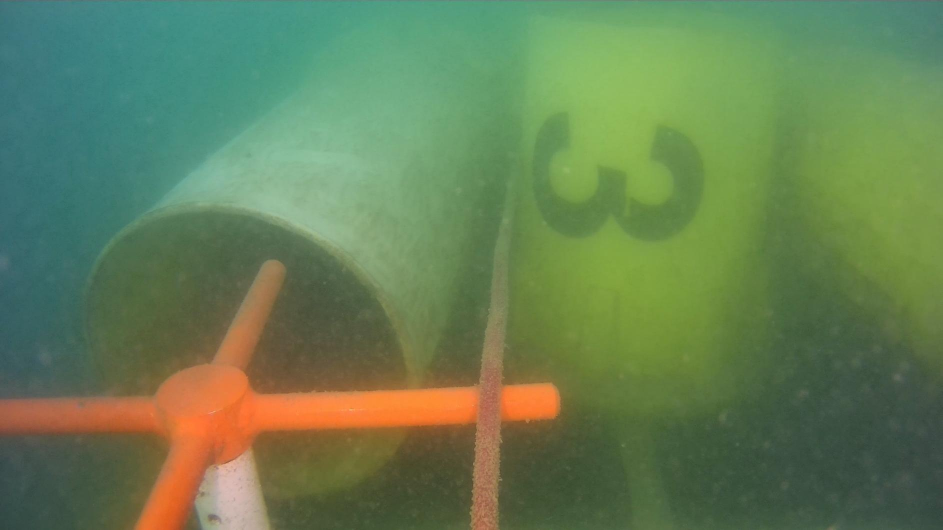
#> input picture Lovre/HuMomentiKodovi/CrossValve/img_047_jpg.rf.735f5a73bcd678440c963bf2487f1fe9.jpg, 1885 x 1060 px, found by its file name (shown at 1/2 size); its folder holds 4 pictures in this run
$ python HuMomentsFiles.py
#> lines starting #> are read from the running program, lines starting #| are printed output that depends on the picture; after the words box and inside, x2 and y2 are one past the last pixel; in counts of white or black regions, pixels touching at a corner belong together
import cv2
import numpy as np
import os
import csv

# Funkcija za kreiranje maske i izračunavanje Hu-momenata
def calculate_hu_moments_with_masks(image_path):
    image = cv2.imread(image_path)
#> image is the input picture: shape (1060, 1885, 3); mean B, G, R 85, 127, 101.8
    hsv_image = cv2.cvtColor(image, cv2.COLOR_BGR2HSV)
#> hsv_image: shape (1060, 1885, 3); mean H, S, V 52.3, 110.1, 134.7

    # Definicije granica za boje
    lower_orange = np.array([10, 100, 150])  # Stroge granice za narandžastu
    upper_orange = np.array([25, 255, 255])

    lower_red1 = np.array([0, 120, 150])  # Stroge granice za crvenu (prvi opseg)
    upper_red1 = np.array([5, 255, 255])

    lower_red2 = np.array([170, 120, 150])  # Stroge granice za crvenu (drugi opseg)
    upper_red2 = np.array([180, 255, 255])

    # Kreiranje maski
    orange_mask = cv2.inRange(hsv_image, lower_orange, upper_orange)
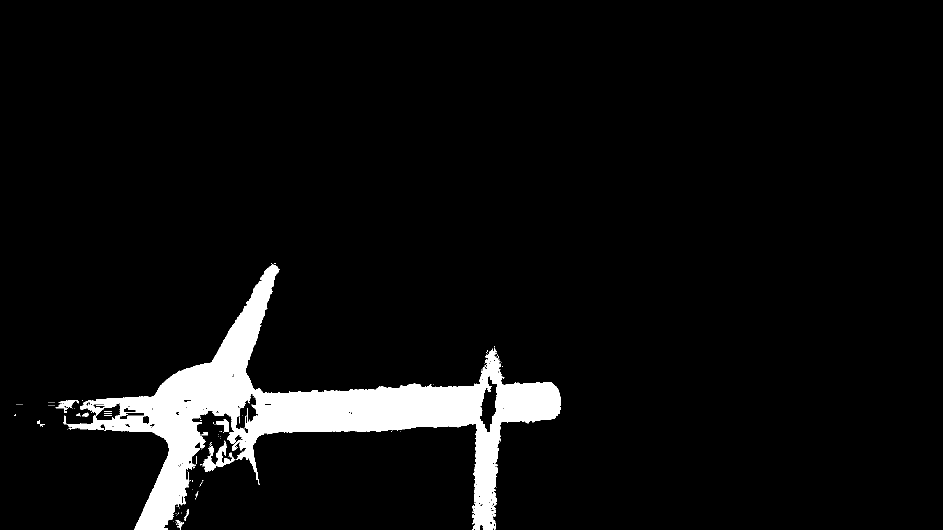
#> orange_mask: shape (1060, 1885) (shown at 1/2 size); 5.6% white; 123 white regions (107 under 20 px), largest, box (x1, y1, x2, y2) and area: (133, 527, 1122, 1060) 109597, (405, 881, 470, 944) 1340, (111, 800, 157, 826) 415
    red_mask1 = cv2.inRange(hsv_image, lower_red1, upper_red1)
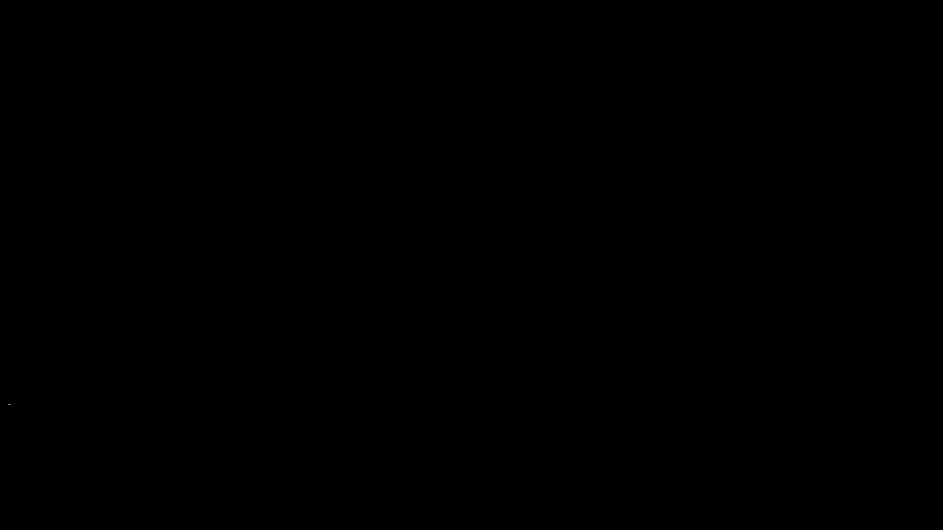
#> red_mask1: shape (1060, 1885) (shown at 1/2 size); 0% white in thin lines or dots, all inside (x1, y1, x2, y2) = (17, 808, 21, 809)
    red_mask2 = cv2.inRange(hsv_image, lower_red2, upper_red2)
#> red_mask2: shape (1060, 1885); every value is 0
    red_mask = cv2.bitwise_or(red_mask1, red_mask2)

    # Kombinovanje maski i izbor dominantne boje
    orange_pixels = cv2.countNonZero(orange_mask)
#> orange_pixels = 112519
    red_pixels = cv2.countNonZero(red_mask)
#> red_pixels = 3

    if orange_pixels > red_pixels and orange_pixels > 0:
        mask = orange_mask
    elif red_pixels > 0:
        mask = red_mask
    else:
        gray_image = cv2.cvtColor(image, cv2.COLOR_BGR2GRAY)
        _, mask = cv2.threshold(gray_image, 128, 255, cv2.THRESH_BINARY | cv2.THRESH_OTSU)

    # Izračunavanje Hu-momenata iz maske
    moments = cv2.moments(mask)
#> moments = moments, m00 28692345, centre m10/m00, m01/m00 = (616.3, 826.8)
    hu_moments = cv2.HuMoments(moments).flatten()
#> hu_moments = [0.00268, 4.48e-06, 2.77e-09, 1.12e-09, 1.88e-18, 2.01e-12, -5.72e-19]
    return hu_moments

# Funkcija za računanje referentnih vrednosti za klasu
def calculate_class_reference(path_to_class_images):
    hu_moments_list = []
    for filename in os.listdir(path_to_class_images):
        image_path = os.path.join(path_to_class_images, filename)
        hu_moments = calculate_hu_moments_with_masks(image_path)
        hu_moments_list.append(hu_moments)
#> pass 2 of the loop in calculate_class_reference, `for filename in os.listdir(path_to_class_images):`:
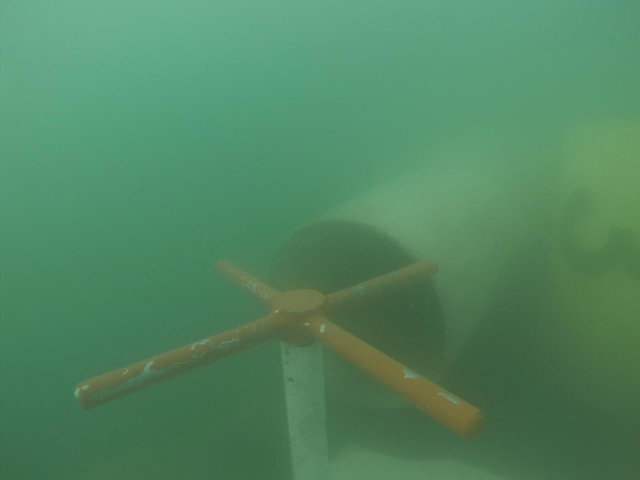
#> input picture Lovre/HuMomentiKodovi/CrossValve/img_132_jpg.rf.6b1a9e697d01427aaa6ee1fb1557f75e.jpg, 1280 x 960 px, found by its file name (shown at 1/2 size)
#> in calculate_hu_moments_with_masks, image is the input picture: shape (960, 1280, 3); mean B, G, R 97.9, 134.4, 81
#> hsv_image: shape (960, 1280, 3); mean H, S, V 67.7, 103.9, 134.5
#> orange_mask: shape (960, 1280); every value is 0
#> orange_pixels = 0
#> in calculate_hu_moments_with_masks (call 2), `gray_image = cv2.cvtColor(image, cv2.COLOR_BGR2GRAY)`:
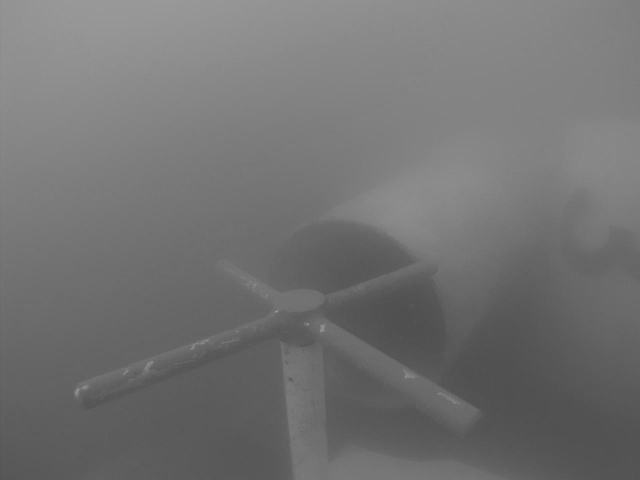
#> gray_image: shape (960, 1280) (shown at 1/2 size); min 78, max 157, mean 114.2
#> in calculate_hu_moments_with_masks (call 2), `_, mask = cv2.threshold(gray_image, 128, 255, cv2.THRESH_BINARY | cv2...`:
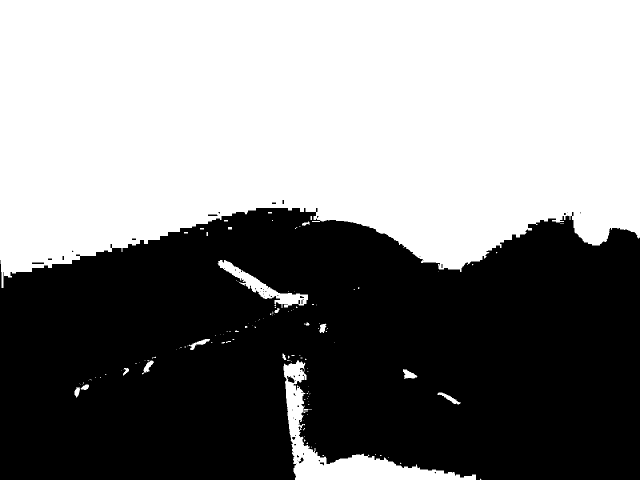
#> mask: shape (960, 1280) (shown at 1/2 size); 51.6% white; 54 black regions (41 under 20 px), largest, box (x1, y1, x2, y2) and area: (0, 416, 1280, 960) 594099, (574, 752, 589, 766) 119, (64, 525, 88, 528) 72
#> moments = moments, m00 161667450, centre m10/m00, m01/m00 = (632, 261.6)
#> in calculate_hu_moments_with_masks (call 2), `hu_moments = cv2.HuMoments(moments).flatten()`: hu_moments = [0.00105, 4.18e-07, 3.15e-11, 6.83e-12, 9.69e-23, -4.39e-15, -2.49e-23]
#> pass 3 of the loop in calculate_class_reference, `for filename in os.listdir(path_to_class_images):`:
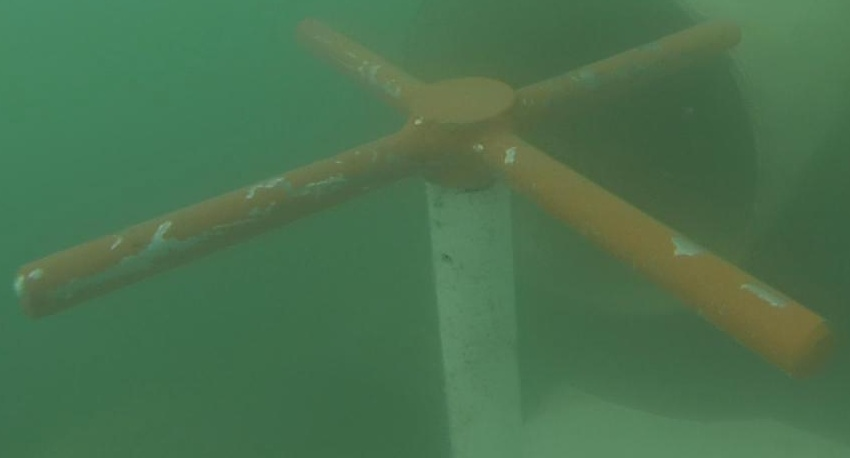
#> input picture Lovre/HuMomentiKodovi/CrossValve/img_132_jpg.rf.6b1a9e697d01427aaa6ee1fb1557f75e.jpg_box1_Unknown.jpg, 850 x 458 px, found by its file name
#> in calculate_hu_moments_with_masks, image is the input picture: shape (458, 850, 3); mean B, G, R 78.5, 114.1, 74.3
#> hsv_image: shape (458, 850, 3); mean H, S, V 61.9, 98.5, 114.2
#> orange_mask: shape (458, 850); every value is 0
#> in calculate_hu_moments_with_masks (call 3), `gray_image = cv2.cvtColor(image, cv2.COLOR_BGR2GRAY)`:
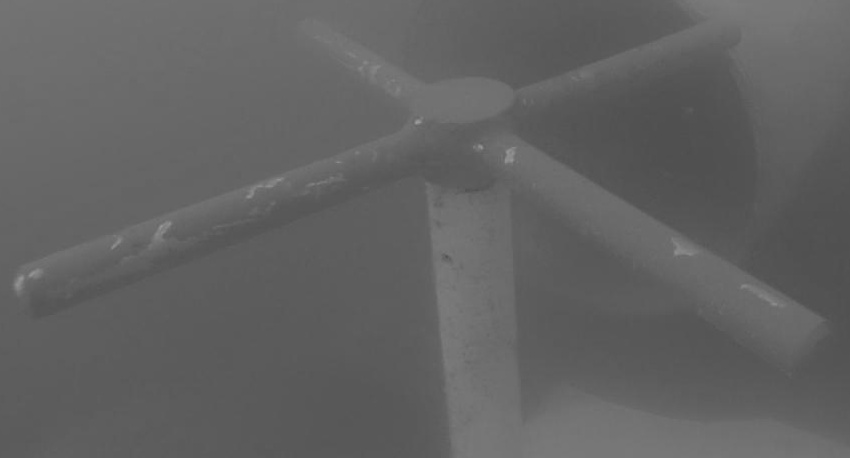
#> gray_image: shape (458, 850); min 77, max 157, mean 98.1
#> in calculate_hu_moments_with_masks (call 3), `_, mask = cv2.threshold(gray_image, 128, 255, cv2.THRESH_BINARY | cv2...`:
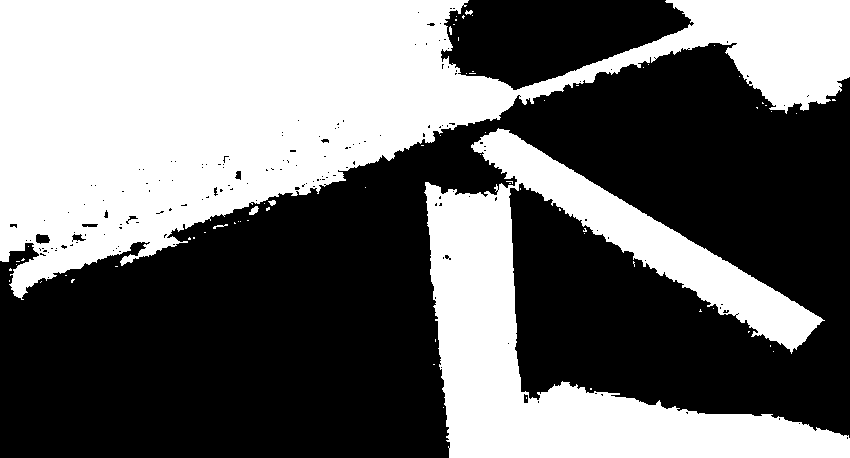
#> mask: shape (458, 850); 43.4% white; 69 white regions (62 under 20 px), largest, box (x1, y1, x2, y2) and area: (0, 0, 850, 300) 115051, (424, 128, 850, 458) 53502, (249, 206, 259, 215) 54
#> moments = moments, m00 43071285, centre m10/m00, m01/m00 = (378.2, 174.5)
#> in calculate_hu_moments_with_masks (call 3), `hu_moments = cv2.HuMoments(moments).flatten()`: hu_moments = [0.00178, 1.22e-06, 1.8e-10, 4.07e-10, -8.88e-20, 4.46e-13, 6.52e-20]
#> the loop made 4 passes; the first 3 are shown
    reference_values = np.mean(hu_moments_list, axis=0)
    return reference_values

# Putanje do slika klasa
ring_pole_path = r'C:\Users\Lovre\PROJEKT-R\yolo11-test\HuMomentiKodovi\CrossValve'
cross_valve_path = r'C:\Users\Lovre\PROJEKT-R\yolo11-test\HuMomentiKodovi\RingPole'

# Računanje referentnih vrednosti
ring_pole_reference = calculate_class_reference(ring_pole_path)
#> (the run stopped early here; a loop or call above may not have finished)
